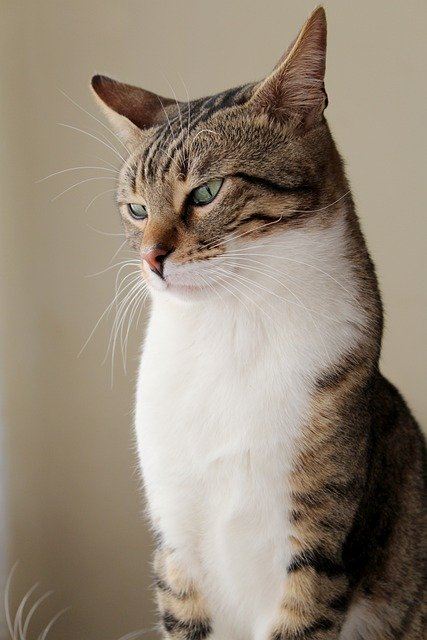
//> input picture 163337_09_2/image.jpg, 427 x 640 px
$ ./change   (built with g++ and OpenCV 4)
//> lines starting //> are read from the running program, lines starting //| are printed output that depends on the picture
#include "opencv2/opencv.hpp"
using namespace cv;

int main()
{
    Mat src = imread("image.jpg");
//> src is the input picture: 640 rows x 427 cols, CV_8UC3; mean B, G, R 120.8, 136.4, 149.2
    Mat size, trslation, rotate;

    //Resize
    resize(src, size, Size(), 0.5, 0.5);
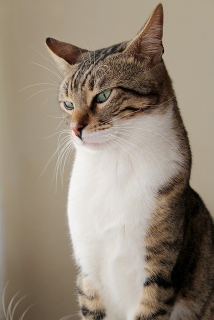
//> size: 320 rows x 214 cols, CV_8UC3; mean B, G, R 120.9, 136.5, 149.2

    //Translation
    int tx = 100;
    int ty = 20;
    Mat tmat = (Mat_<double>(2, 3) << 1, 0, tx, 0, 1, ty);

    warpAffine(src, trslation, tmat, src.size());
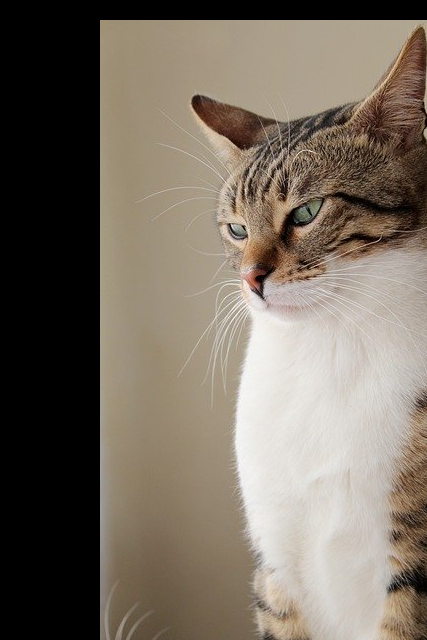
//> trslation: 640 rows x 427 cols, CV_8UC3; mean B, G, R 97.8, 109.7, 119.6

    //Rotation
    Size dsize = Size(src.cols, src.rows);
//> dsize = Size(427, 640)
    Point center = Point(src.cols / 2.0, src.rows / 2.0);
//> center = Point(213, 320)
    Mat M = getRotationMatrix2D(center, 45, 1.0);

    warpAffine(src, rotate, M, dsize, INTER_LINEAR);
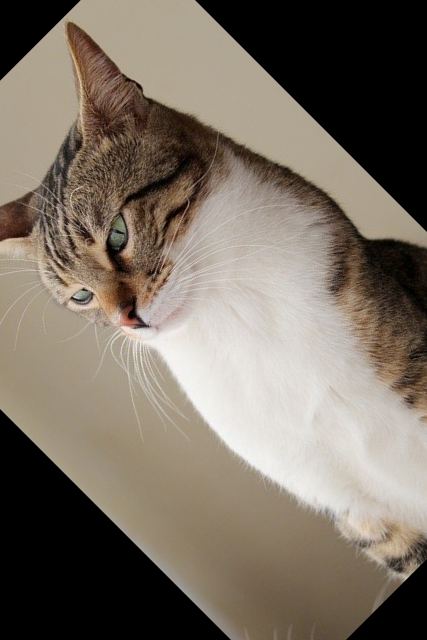
//> rotate: 640 rows x 427 cols, CV_8UC3; mean B, G, R 100.5, 112.4, 122.4

    imshow("Original", src);
    imshow("Resize", size);
    imshow("Translation", trslation);
    imshow("Rotation", rotate);

    while (1)
    {
        int key = waitKey(100);
//> the 'q' key is pressed
        if (key == 'q')
            return 0;
//> (the program exits here)
